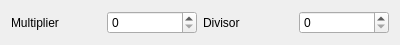
<?xml version="1.0" encoding="UTF-8"?>
<ui version="4.0">
 <class>FireAnimationControlWidget</class>
 <widget class="QWidget" name="FireAnimationControlWidget">
  <property name="geometry">
   <rect>
    <x>0</x>
    <y>0</y>
    <width>400</width>
    <height>38</height>
   </rect>
  </property>
  <property name="windowTitle">
   <string>Form</string>
  </property>
  <layout class="QHBoxLayout" name="horizontalLayout">
   <item>
    <widget class="QLabel" name="label">
     <property name="text">
      <string>Multiplier</string>
     </property>
    </widget>
   </item>
   <item>
    <widget class="QSpinBox" name="multiplierSpinBox">
     <property name="maximum">
      <number>255</number>
     </property>
    </widget>
   </item>
   <item>
    <widget class="QLabel" name="divisorLabel">
     <property name="text">
      <string>Divisor</string>
     </property>
    </widget>
   </item>
   <item>
    <widget class="QSpinBox" name="divisorSpinBox">
     <property name="maximum">
      <number>255</number>
     </property>
    </widget>
   </item>
  </layout>
 </widget>
 <resources/>
 <connections/>
</ui>
